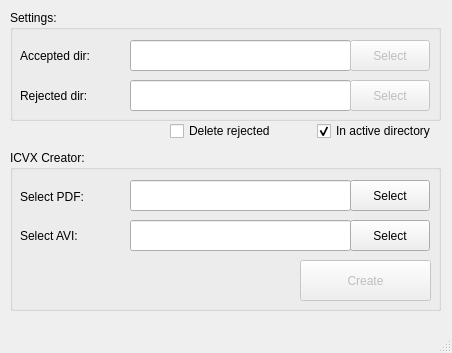
<?xml version="1.0" encoding="UTF-8"?>
<ui version="4.0">
 <class>SettingsWindow</class>
 <widget class="QMainWindow" name="SettingsWindow">
  <property name="geometry">
   <rect>
    <x>0</x>
    <y>0</y>
    <width>452</width>
    <height>353</height>
   </rect>
  </property>
  <property name="windowTitle">
   <string>Settings</string>
  </property>
  <property name="windowIcon">
   <iconset resource="graphics.qrc">
    <normaloff>:/winicons/graphics/settings.png</normaloff>:/winicons/graphics/settings.png</iconset>
  </property>
  <widget class="QWidget" name="centralwidget">
   <widget class="QGroupBox" name="creator">
    <property name="geometry">
     <rect>
      <x>10</x>
      <y>150</y>
      <width>431</width>
      <height>161</height>
     </rect>
    </property>
    <property name="title">
     <string>ICVX Creator:</string>
    </property>
    <widget class="QLineEdit" name="pdf">
     <property name="geometry">
      <rect>
       <x>120</x>
       <y>30</y>
       <width>221</width>
       <height>31</height>
      </rect>
     </property>
     <property name="cursor">
      <cursorShape>ForbiddenCursor</cursorShape>
     </property>
     <property name="readOnly">
      <bool>true</bool>
     </property>
    </widget>
    <widget class="QLineEdit" name="avi">
     <property name="geometry">
      <rect>
       <x>120</x>
       <y>70</y>
       <width>221</width>
       <height>31</height>
      </rect>
     </property>
     <property name="cursor">
      <cursorShape>ForbiddenCursor</cursorShape>
     </property>
     <property name="readOnly">
      <bool>true</bool>
     </property>
    </widget>
    <widget class="QPushButton" name="pdf_btn">
     <property name="geometry">
      <rect>
       <x>340</x>
       <y>30</y>
       <width>80</width>
       <height>31</height>
      </rect>
     </property>
     <property name="cursor">
      <cursorShape>PointingHandCursor</cursorShape>
     </property>
     <property name="text">
      <string>Select</string>
     </property>
    </widget>
    <widget class="QPushButton" name="avi_btn">
     <property name="geometry">
      <rect>
       <x>340</x>
       <y>70</y>
       <width>80</width>
       <height>31</height>
      </rect>
     </property>
     <property name="cursor">
      <cursorShape>PointingHandCursor</cursorShape>
     </property>
     <property name="text">
      <string>Select</string>
     </property>
    </widget>
    <widget class="QLabel" name="label">
     <property name="geometry">
      <rect>
       <x>10</x>
       <y>31</y>
       <width>111</width>
       <height>31</height>
      </rect>
     </property>
     <property name="text">
      <string>Select PDF:</string>
     </property>
    </widget>
    <widget class="QLabel" name="label_2">
     <property name="geometry">
      <rect>
       <x>10</x>
       <y>70</y>
       <width>111</width>
       <height>31</height>
      </rect>
     </property>
     <property name="text">
      <string>Select AVI:</string>
     </property>
    </widget>
    <widget class="QPushButton" name="create">
     <property name="enabled">
      <bool>false</bool>
     </property>
     <property name="geometry">
      <rect>
       <x>290</x>
       <y>110</y>
       <width>131</width>
       <height>41</height>
      </rect>
     </property>
     <property name="cursor">
      <cursorShape>PointingHandCursor</cursorShape>
     </property>
     <property name="text">
      <string>Create</string>
     </property>
    </widget>
   </widget>
   <widget class="QGroupBox" name="dict">
    <property name="geometry">
     <rect>
      <x>10</x>
      <y>10</y>
      <width>431</width>
      <height>111</height>
     </rect>
    </property>
    <property name="title">
     <string>Settings:</string>
    </property>
    <widget class="QLineEdit" name="accept">
     <property name="geometry">
      <rect>
       <x>120</x>
       <y>30</y>
       <width>221</width>
       <height>31</height>
      </rect>
     </property>
     <property name="cursor">
      <cursorShape>ForbiddenCursor</cursorShape>
     </property>
     <property name="readOnly">
      <bool>true</bool>
     </property>
    </widget>
    <widget class="QPushButton" name="accept_btn">
     <property name="enabled">
      <bool>false</bool>
     </property>
     <property name="geometry">
      <rect>
       <x>340</x>
       <y>30</y>
       <width>80</width>
       <height>31</height>
      </rect>
     </property>
     <property name="cursor">
      <cursorShape>PointingHandCursor</cursorShape>
     </property>
     <property name="text">
      <string>Select</string>
     </property>
    </widget>
    <widget class="QLineEdit" name="reject">
     <property name="geometry">
      <rect>
       <x>120</x>
       <y>70</y>
       <width>221</width>
       <height>31</height>
      </rect>
     </property>
     <property name="cursor">
      <cursorShape>ForbiddenCursor</cursorShape>
     </property>
     <property name="readOnly">
      <bool>true</bool>
     </property>
    </widget>
    <widget class="QPushButton" name="reject_btn">
     <property name="enabled">
      <bool>false</bool>
     </property>
     <property name="geometry">
      <rect>
       <x>340</x>
       <y>70</y>
       <width>80</width>
       <height>31</height>
      </rect>
     </property>
     <property name="cursor">
      <cursorShape>PointingHandCursor</cursorShape>
     </property>
     <property name="text">
      <string>Select</string>
     </property>
    </widget>
    <widget class="QLabel" name="label_4">
     <property name="geometry">
      <rect>
       <x>10</x>
       <y>30</y>
       <width>111</width>
       <height>31</height>
      </rect>
     </property>
     <property name="text">
      <string>Accepted dir:</string>
     </property>
    </widget>
    <widget class="QLabel" name="label_5">
     <property name="geometry">
      <rect>
       <x>10</x>
       <y>70</y>
       <width>111</width>
       <height>31</height>
      </rect>
     </property>
     <property name="text">
      <string>Rejected dir:</string>
     </property>
    </widget>
   </widget>
   <widget class="QCheckBox" name="inActive">
    <property name="geometry">
     <rect>
      <x>317</x>
      <y>120</y>
      <width>121</width>
      <height>22</height>
     </rect>
    </property>
    <property name="cursor">
     <cursorShape>PointingHandCursor</cursorShape>
    </property>
    <property name="text">
     <string>In active directory</string>
    </property>
    <property name="checked">
     <bool>true</bool>
    </property>
   </widget>
   <widget class="QCheckBox" name="deleteRejected">
    <property name="geometry">
     <rect>
      <x>170</x>
      <y>120</y>
      <width>141</width>
      <height>22</height>
     </rect>
    </property>
    <property name="cursor">
     <cursorShape>PointingHandCursor</cursorShape>
    </property>
    <property name="text">
     <string>Delete rejected</string>
    </property>
   </widget>
  </widget>
  <widget class="QMenuBar" name="menubar">
   <property name="geometry">
    <rect>
     <x>0</x>
     <y>0</y>
     <width>452</width>
     <height>21</height>
    </rect>
   </property>
  </widget>
  <widget class="QStatusBar" name="statusbar"/>
 </widget>
 <resources>
  <include location="graphics.qrc"/>
 </resources>
 <connections/>
</ui>
